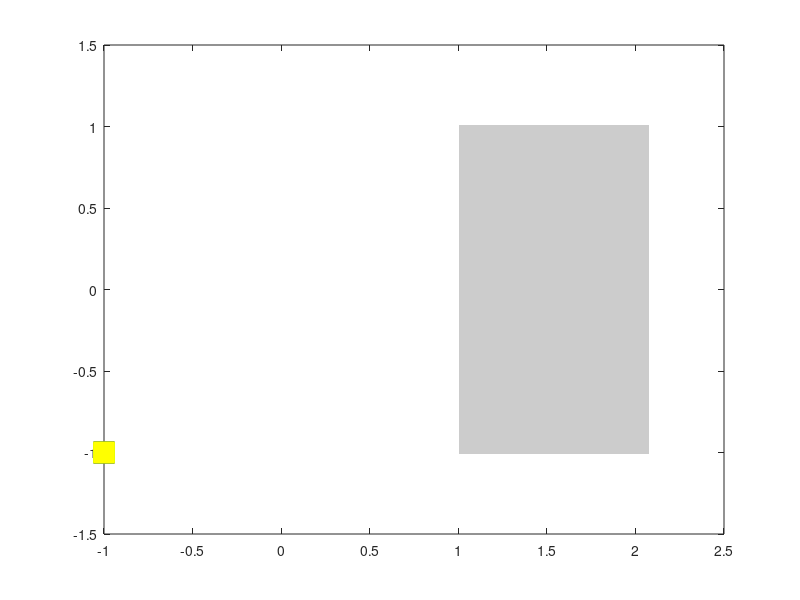

MATLAB code for this plot: (Note: this script raises an error after producing the figure.)
function plot_vFvstheta_shift_noinset()

figure();
hold on;
box on;

suffix = 'eh';
clr = 'br';

% %Just for legend
hLine1 = plot(-1 , -1, 'bs', 'MarkerFaceColor', 'b', 'MarkerSize', 15);
hLine2 = plot(-1 , -1, 'rs', 'MarkerFaceColor', 'r', 'MarkerSize', 15);
hLine3 = plot(-1 , -1, 'gs', 'MarkerFaceColor', 'g', 'MarkerSize', 15);
hLine4 = plot(-1 , -1, 'ys', 'MarkerFaceColor', 'y', 'MarkerSize', 15);

degexp = [1.06 1.07 1.08 1.11 1.24 1.59 2.02];

clrcode{1} = [1 0 0];
clrcode{2} = [1 0 0];

clrcode{3} = [0 0 0];
clrcode{4} = [0.4 0.2 0.6];

clrcodeezzi{1} = [0 0 1];
% clrcodeezzi{2} = [1 1 0];
clrcodeezzi{2} = [0 0 1];

clrcodeezzi{3} = [	000 106 110]/255;
clrcodeezzi{4} = [0 1 1];

degM = 0.7210; %0.8201

%Shading
[px, py] = plotshaded([1+4e-3 1.03 * max(degexp)-4e-3], [-1-1e-2 -1-1e-2; 1+1e-2 1+1e-2], [0.8 0.8 0.8], '');

%Plot experiment
for k = 1:2
    for deg = degexp
        if deg < 1.59 && deg ~= 1.07
            suf = suffix(k);
        elseif deg == 1.07
            suf = suffix(1); %exception
        else            
            suf = suffix(1); %exception
        end   
        load(['paramPlanckian_deg' num2str(deg) '_' suf '.mat']);
        
        vFth = relaxcarrvelocity_new(deg, degM);
        y2 = (param(2) + paramdelta(2) - vFth) / vFth;
%         y1 = (param(2) - paramdelta(2) - vFth) / vFth;           
        y = (param(2) - vFth) / vFth;                

        deltadeg = 0.018;
        if k == 1
            errorbar(deg + deltadeg, y, y2 - y, 's', 'Color', clrcode{k}, 'LineWidth', 2, 'MarkerSize', 15, 'MarkerFaceColor', clrcode{k}); %
        else           
            errorbar(deg - deltadeg, y, y2 - y, 'o', 'Color', clrcode{k}, 'LineWidth', 2, 'MarkerSize', 15, 'MarkerFaceColor', clrcode{k});
        end
        
        %Ezzi model
        vFtheory = relaxezzivelocity(deg, degM);
        y2 = (param(2) + paramdelta(2) - vFtheory) / vFtheory;
%         y1 = (param(2) - paramdelta(2) - vFtheory) / vFtheory;
        y = (param(2) - vFtheory) / vFtheory;

        deltadeg = 0.018;
        if k == 1
            errorbar(deg + deltadeg, y, y2 - y , 's', 'Color', clrcodeezzi{k}, 'LineWidth', 2, 'MarkerSize', 15, 'MarkerFaceColor', clrcodeezzi{k}); %
        else           
            errorbar(deg - deltadeg, y, y2 - y, 'o', 'Color', clrcodeezzi{k}, 'LineWidth', 2, 'MarkerSize', 15, 'MarkerFaceColor', clrcodeezzi{k});
        end

    end    
end

%Theory
degtheory = linspace(1, 2.1, 30);

xlabel('$\theta~(^\circ)$', 'FontSize', 30, 'Interpreter', 'latex');
% ylabel('$\Delta v_F/v_F^\mathrm{theory}$', 'FontSize', 30, 'Interpreter', 'latex');
ylabel('$(v_F^\mathrm{exp} - v_F^\mathrm{theory})/v_F^\mathrm{theory}$', 'FontSize', 30, 'Interpreter', 'latex');

annotation('textbox', [0.14 0.80 .1 .1], 'String', '(b)', 'LineStyle', 'none','Interpreter', 'latex', 'FontSize', 30);
annotation('textbox', [0.23 0.79 .1 .1], 'String', {'Planckian', 'theory'}, 'LineStyle', 'none','Interpreter', 'latex', 'FontSize', 30);

annotation('textbox', [0.56 0.275 .1 .1], 'String', 'Bad agreement', 'LineStyle', 'none','Interpreter', 'latex', 'FontSize', 23); %{'Electron-phonon','theory'}
annotation('textbox', [0.56 0.21 .1 .1], 'String', 'Good agreement', 'LineStyle', 'none','Interpreter', 'latex', 'FontSize', 23); %{'Electron-phonon','theory'}


xlim([1 1.03 * max(degexp)]);
ylim0 = ylim;
ylim([-1 10]);

set(gca, 'LineWidth', 3, 'FontSize', 25, 'FontWeight', 'bold');

print('-dpdf', 'Figure5b.pdf');

end

%Shading
    function [px, py] = plotshaded(x, y, fstr, dispname)

	px = [x,fliplr(x)]; % make closed patch
%    px = [x(1, :), fliplr(x(2, :))]; % make closed patch
	py = [y(1, :), fliplr(y(2, :))];
	p(1) = patch(px, py, 1,'FaceColor', fstr, 'EdgeColor', 'none', 'DisplayName', dispname); %'FaceAlpha', 0.2
    end